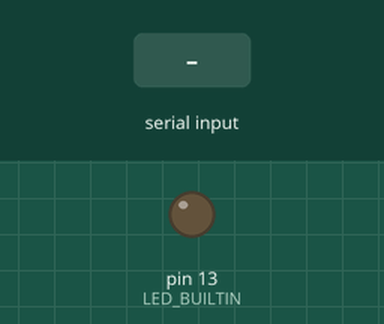
A sketch run on a simulated Arduino Uno, built with avr-gcc and run on an emulated ATmega328P. Parts: output pins drawn as LEDs (lit = HIGH). The inputs (shaded band) are chosen by the test bench. What the sketch prints to the serial monitor is not drawn.

Above: at 1.2 s.
1.3 s: "a" received over Serial
At 1.9 s:
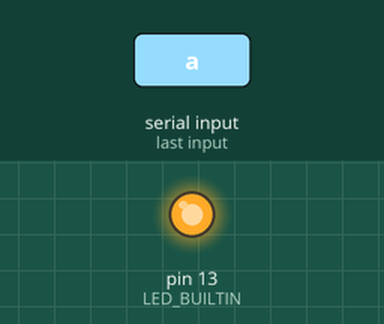
2.8 s: "b" received over Serial
At 4.2 s:
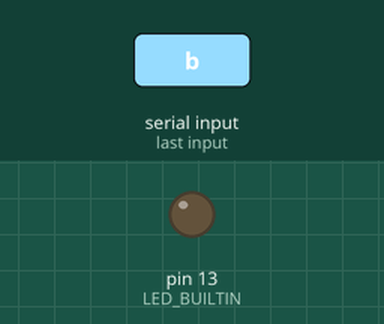
Timing chart, 0 to 5.8 s (numbered marks = the images above; inputs shaded):
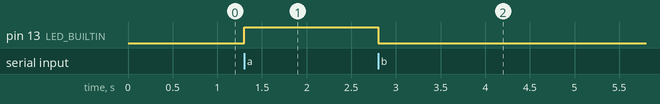

The sketch:

home_auto.ino
```cpp
void setup() {
  // put your setup code here, to run once:
 Serial.begin(9600);
 Serial.println("Home Automation");
pinMode(LED_BUILTIN, OUTPUT);
 digitalWrite(LED_BUILTIN, LOW);

}

void loop() {
  // put your main code here, to run repeatedly:


char inChar = (char)Serial.read();

if(inChar=='a')
{//led on

  digitalWrite(LED_BUILTIN, HIGH);   // turn the LED on (HIGH is the voltage level)

}

else if(inChar=='b')
{//led off

                        // wait for a second
  digitalWrite(LED_BUILTIN, LOW);    // turn the LED off by making the voltage LOW

}


}
```

Measured:
- after the input at 1.3 s, pin 13 (LED_BUILTIN): LOW → HIGH at once
- after the input at 2.8 s, pin 13 (LED_BUILTIN): HIGH → LOW at once
